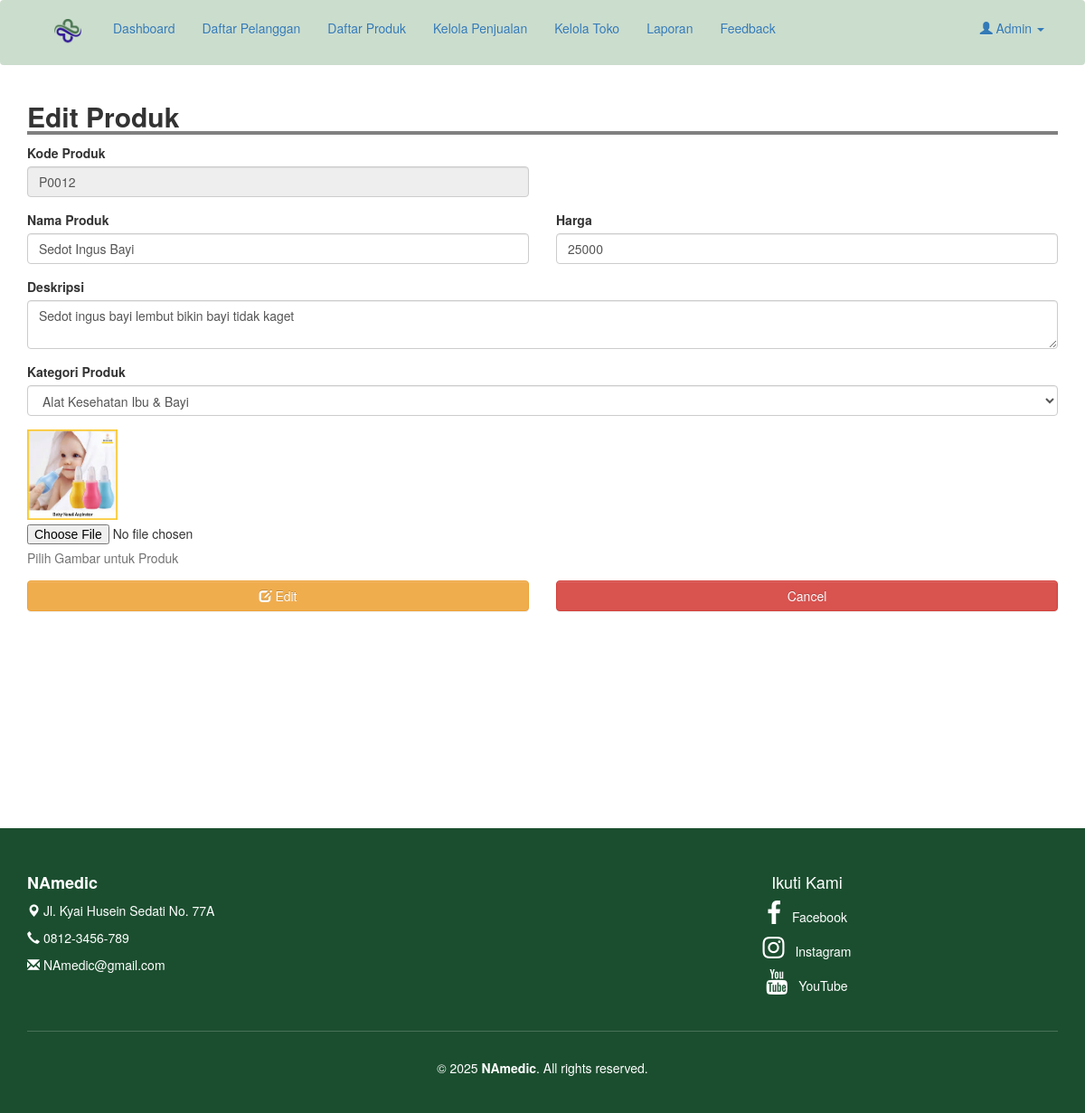
Screenshot of /admin/edit_produk.php?kode=P0012 (signed in) with the database file from the repository.
### tables this page shows
CREATE TABLE `produk` (
  `kode_produk` varchar(100) NOT NULL,
  `nama` varchar(100) NOT NULL,
  `image` text NOT NULL,
  `deskripsi` text NOT NULL,
  `harga` int(11) NOT NULL,
  `id_kategori` int(11) DEFAULT NULL
);

CREATE TABLE `kategori_produk` (
  `id_kategori` int(11) NOT NULL,
  `nama_kategori` varchar(100) NOT NULL
);

### admin/edit_produk.php (the view, shortened to what this page needs)
<?php
include 'header.php';
$kode_produk = $_GET['kode'];
$kode = mysqli_query($conn, "SELECT * from produk where kode_produk = '$kode_produk'");
$data = mysqli_fetch_assoc($kode);
$categories = mysqli_query($conn, "SELECT * FROM kategori_produk");
?>
<div class="container">
    <h2 style=" width: 100%; border-bottom: 4px solid gray"><b>Edit Produk</b></h2>
    <form action="proses/edit_produk.php" method="POST" enctype="multipart/form-data">
        <div class="row">
            <div class="col-md-6">
                <div class="form-group">
                    <label for="exampleInputEmail1">Kode Produk</label>
                    <input type="text" class="form-control" id="exampleInputEmail1" placeholder="Masukkan Kode Produk" disabled value="<?= $data['kode_produk']; ?>">
                </div>
            </div>
        </div>
        <div class="row">
            <div class="col-md-6">
                <div class="form-group">
                    <label for="exampleInputEmail1">Nama Produk</label>
                    <input type="text" class="form-control" id="exampleInputEmail1" placeholder="Masukkan Nama Produk" name="nama" value="<?= $data['nama']; ?>" required>
                </div>
            </div>
            <div class="col-md-6">
                <div class="form-group">
                    <label for="exampleInputEmail1">Harga</label>
                    <input type="number" class="form-control" id="exampleInputEmail1" placeholder="Masukkan Harga" name="harga" value="<?= $data['harga']; ?>" required>
                </div>
            </div>
        </div>
        <div class="form-group">
            <label for="exampleInputPassword1">Deskripsi</label>
            <textarea name="desk" class="form-control" required><?= $data['deskripsi']; ?></textarea>
        </div>
        <div class="form-group">
            <label for="category">Kategori Produk</label>
            <select name="id_kategori" class="form-control" required>
                <?php while($category = mysqli_fetch_assoc($categories)): ?>
                    <option value="<?= $category['id_kategori']; ?>" <?= $category['id_kategori'] == $data['id_kategori'] ? 'selected' : ''; ?>><?= $category['nama_kategori']; ?></option>
                <?php endwhile; ?>
            </select>
        </div>
        <div class="form-group">
            <label for="exampleInputFile"><img src="../image/produk/<?= $data['image']; ?>" width="100"></label>
            <input type="file" id="exampleInputFile" name="files">
            <p class="help-block">Pilih Gambar untuk Produk</p>
        </div>
        <div class="row">
            <div class="col-md-6">
                <button type="submit" class="btn btn-warning btn-block"><i class="glyphicon glyphicon-edit"></i> Edit</button>
            </div>
            <div class="col-md-6">
                <a href="m_produk.php" class="btn btn-danger btn-block">Cancel</a>
            </div>
        </div>
    </form>
</div>
<br><br><br><br><br><br><br><br><br><br><br><br>
<?php
include 'footer.php';
?>

### css/style.css (style rules this page uses)
body { margin:0; padding: 0; }

### rows the page displays
produk: kode_produk "P0012", nama "Sedot Ingus Bayi", harga "25000", desk "Sedot ingus bayi lembut bikin bayi tidak kaget", id_kategori "Alat Kesehatan Ibu & Bayi", image (picture)
